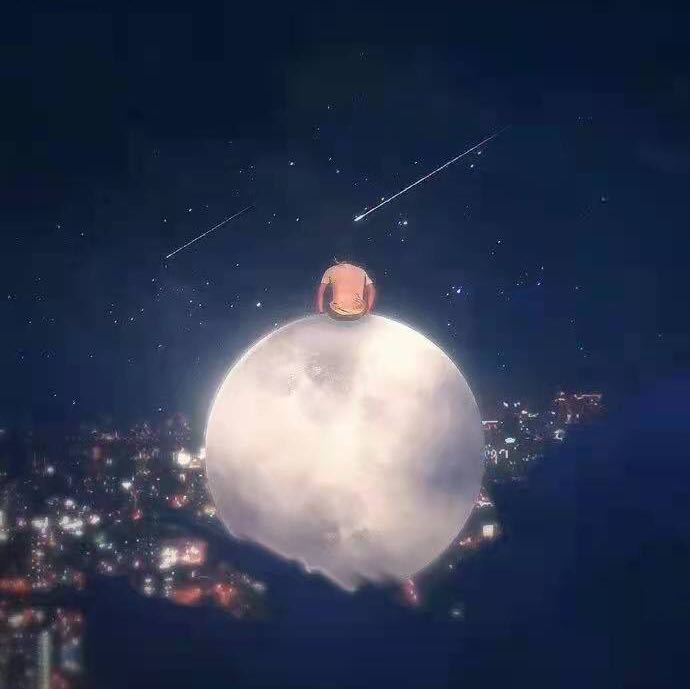
#> input picture PyProjects/cvpy/基本操作/1.jpg, 690 x 689 px
$ python demo3.py
#> lines starting #> are read from the running program, lines starting #| are printed output that depends on the picture
import cv2 as cv
import numpy as np
a = cv.imread("./1.jpg")
#> a is the input picture: shape (689, 690, 3); mean B, G, R 82.3, 59.6, 51.1

# 通道的拆分
r,g,b = cv.split(a)
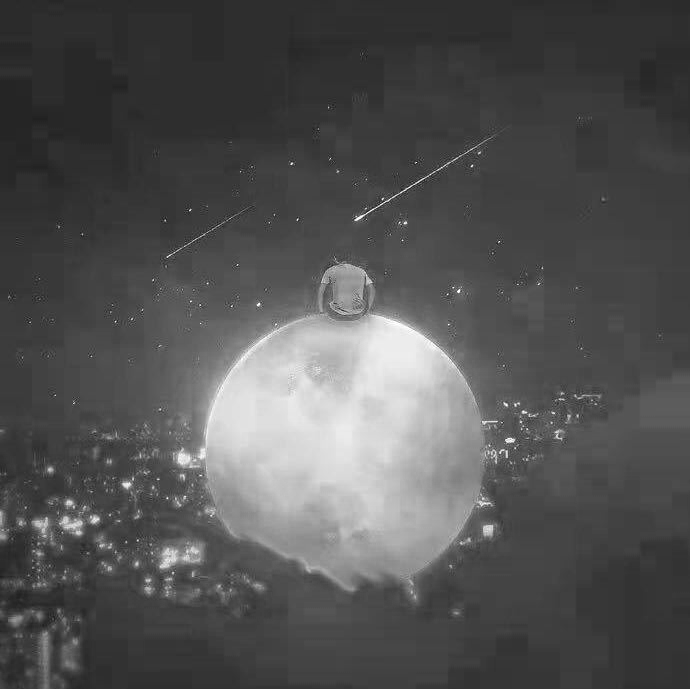
#> r: shape (689, 690); min 19, max 255, mean 82.3
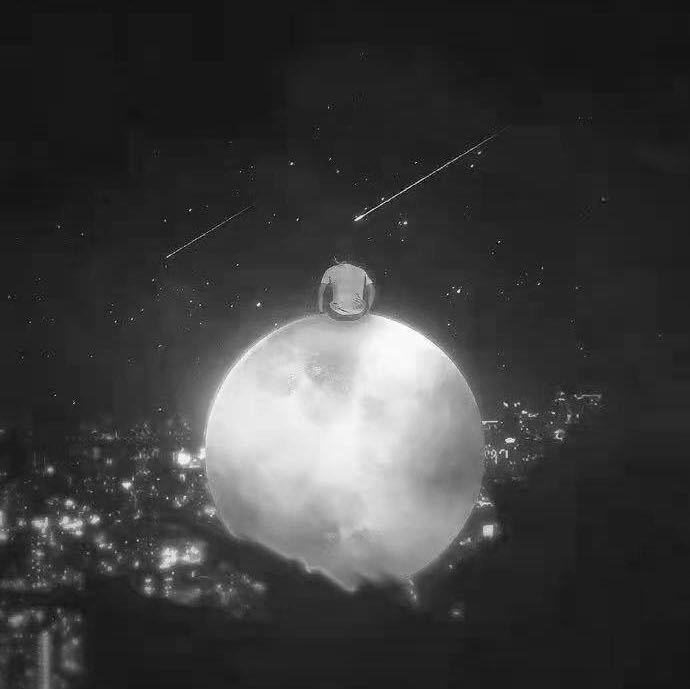
#> g: shape (689, 690); min 0, max 255, mean 59.6
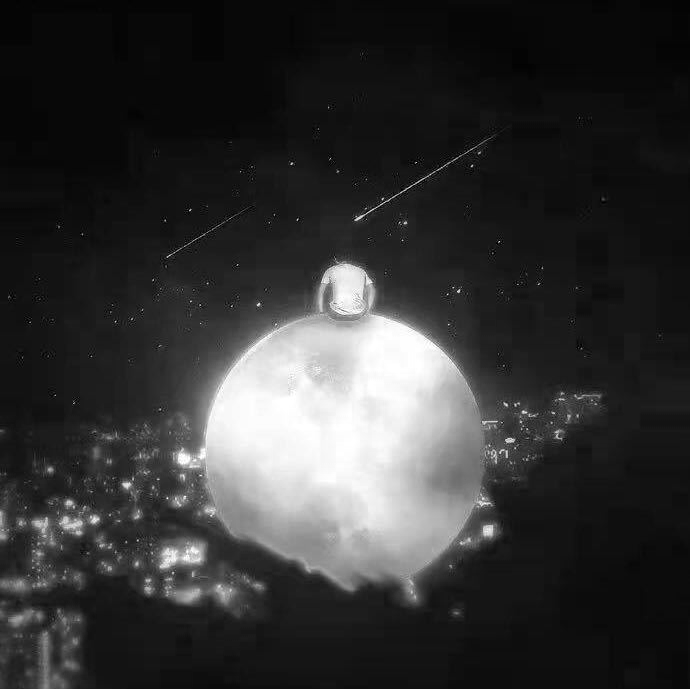
#> b: shape (689, 690); min 0, max 255, mean 51.1

$ run again, with PyProjects/cvpy/基本操作/3.png saved as PyProjects/cvpy/基本操作/1.jpg
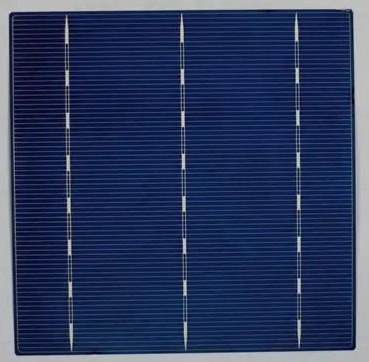
#> input picture PyProjects/cvpy/基本操作/3.png, 369 x 362 px
#> a is the input picture: shape (362, 369, 3); mean B, G, R 93.4, 56.8, 43.4
#> `r,g,b = cv.split(a)`:
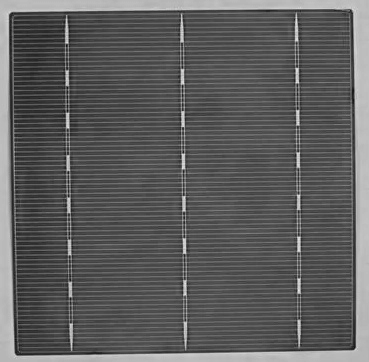
#> r: shape (362, 369); min 13, max 233, mean 93.4
#> `r,g,b = cv.split(a)`:
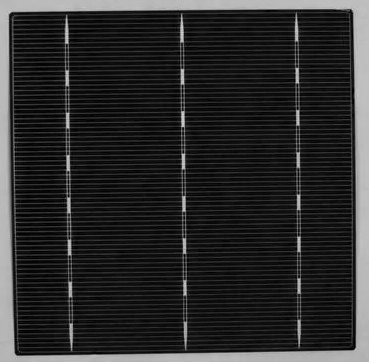
#> b: shape (362, 369); min 0, max 215, mean 43.4
